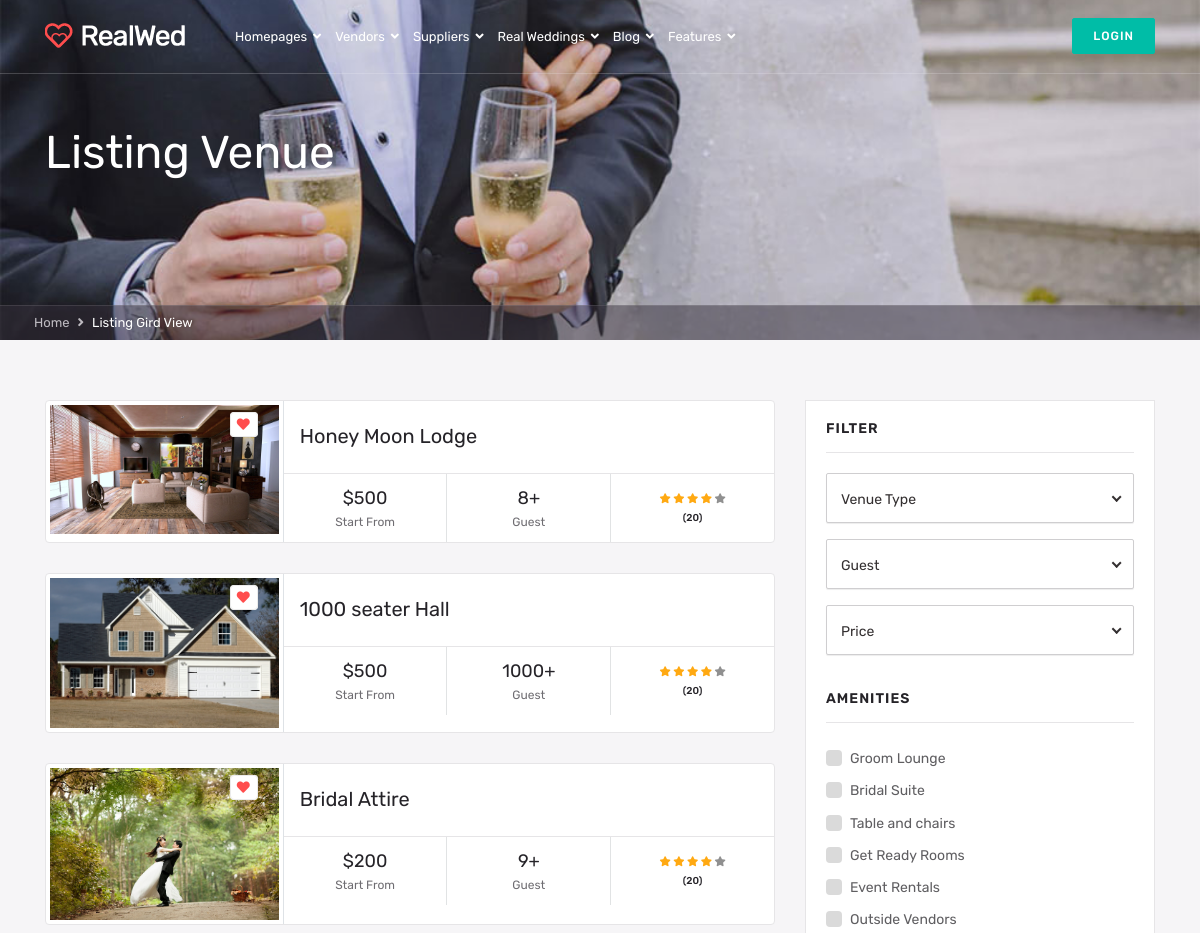
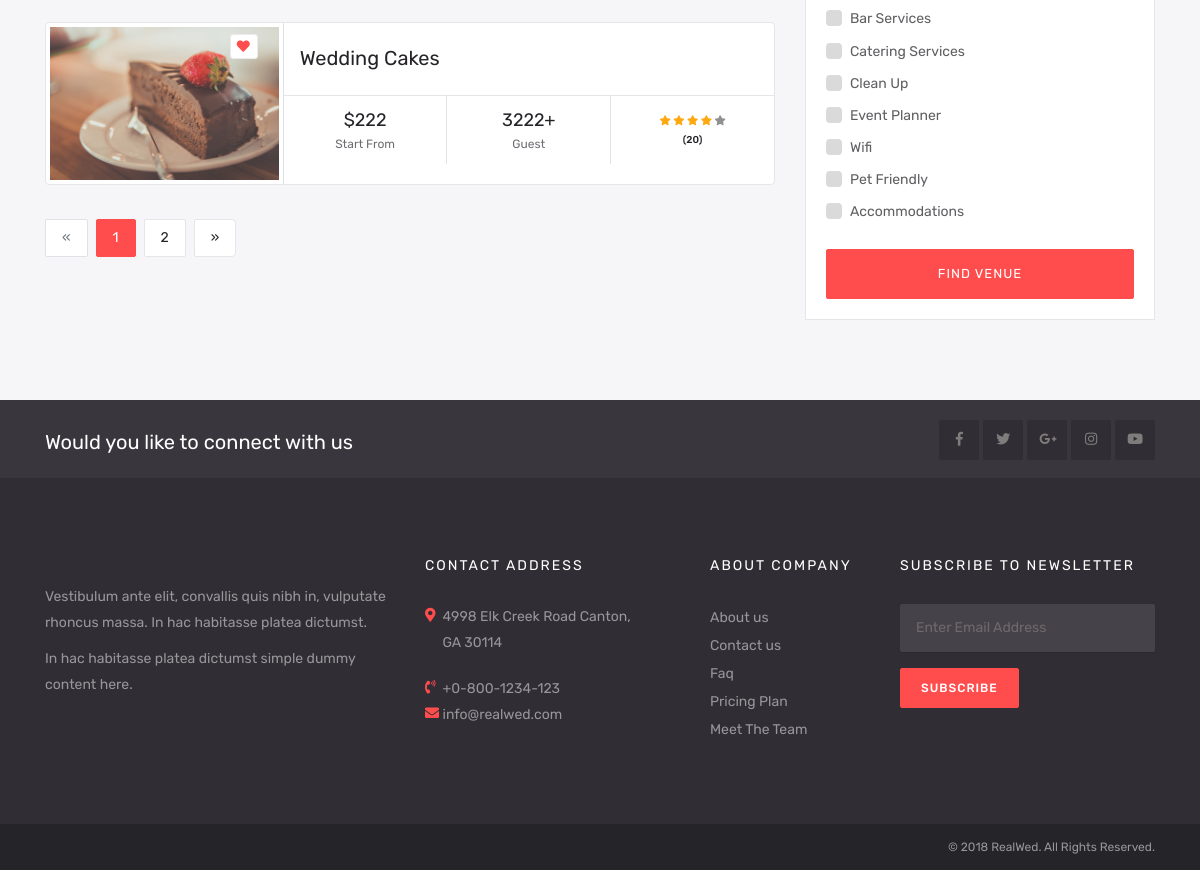
The page /listings/listings_sidebar on the database its author committed (2 pictures, top to bottom).
### listings/models.py (models this page shows, shortened)
class Listing(models.Model):
    Category = (
        (1, 'Choose'),
        (2, 'Photographer'),
        (3, 'Florist'),
        (4, 'Cake'),
        (5, 'Catering'),
        (6, 'Clothing'),
        (7, 'Dj'),
        (8, 'Venue'),
    )
    user = models.ForeignKey(User,on_delete=models.DO_NOTHING)
    title = models.CharField(max_length=200)
    category = models.IntegerField(choices=Category,default=1)
    list_description = models.TextField(blank=True)
    price = models.IntegerField()
    capacity = models.IntegerField()
    longtude = models.IntegerField()
    latitude = models.IntegerField()
    facebook = models.CharField(max_length=200)
    twitter = models.CharField(max_length=200)
    instagram = models.CharField(max_length=200)
    youtube = models.CharField(max_length=200)
    photo_main = models.ImageField(default='3.jpg',upload_to='photos/listings/')
    photo_1 = models.ImageField(upload_to='photos/listings/', blank=True)
    photo_2 = models.ImageField(upload_to='photos/listings/', blank=True)
    photo_3 = models.ImageField(upload_to='photos/listings/', blank=True)
    photo_4 = models.ImageField(upload_to='photos/listings/', blank=True)
    photo_5 = models.ImageField(upload_to='photos/listings/', blank=True)
    photo_6 = models.ImageField(upload_to='photos/listings/', blank=True)
    is_published = models.BooleanField(default=True)
    list_date = models.DateTimeField(default=datetime.now, blank=True)

### listings/views.py (the view)
# urls.py: path('listings_sidebar', views.syd, name='listings-sidebar'),
def syd(request):
    listings = Listing.objects.order_by('-list_date').filter(is_published=True)
    paginator = Paginator(listings, 4)  # Show 6 contacts per page
    page = request.GET.get('page')
    page_listings = paginator.get_page(page)
    context = {
         'listings': page_listings
    }
    return render(request, 'listings/listings_sydbar.html', context)

### templates/listings/listings_sydbar.html (shortened to what this page needs)
{% extends 'home.html' %}
{% load static %}
{% load humanize %}
{% block  content %}
    <div class="page-header" style="background-image: url('{%  static 'img/r1.jpg' %}')">
        <div class="container">
            <div class="row">
                <div class="col-xl-12 col-lg-12 col-md-12 col-sm-12 col-12 ">
                    <div class="page-caption">
                        <h1 class="page-title">Listing Venue</h1>
                    </div>
                </div>
            </div>
        </div>
        <div class="page-breadcrumb">
            <div class="container">
                <div class="row">
                    <nav aria-label="breadcrumb">
                        <ol class="breadcrumb">
                            <li class="breadcrumb-item"><a href="{% url 'index' %}" class="breadcrumb-link">Home</a></li>
                            <li class="breadcrumb-item active text-white" aria-current="page">Listing Gird View</li>
                        </ol>
                    </nav>
                </div>
            </div>
        </div>
    </div>
    <div class="content">
        <div class="container">
            <div class="row">
                <div class="col-xl-8 col-lg-8 col-md-7 col-sm-12 col-12">
                     {% if listings %}
    {% for listing in listings %}
                    <div class="vendor-thumbnail list-view">
                        <div class="row">
                            <div class="col-xl-4 col-lg-4 col-md-12 col-sm-12 col-12 border-right pr-0">
                                <div class="vendor-img">
                                    <a href="#"><div class="zoomimg"><img src="{{ listing.photo_main.url }}" alt="" class="img-fluid"></div></a>
                                    <div class="wishlist-sign"><a href="#" class="btn-wishlist"><i class="fa fa-heart"></i></a></div>
                                </div>
                            </div>
                            <div class="col-xl-8 col-lg-8 col-md-12 col-sm-12 col-12 pl-0">
                                <div class="vendor-content">
                                    <h2 class="vendor-title"><a href="#" class="title">{{ listing.title }}</a></h2>
                                </div>
                                <div class="vendor-meta m-0">
                                    <div class="vendor-meta-item vendor-meta-item-bordered">
                                        <span class="vendor-price">
                                    ${{ listing.price }}
                                        </span>
                                        <span class="vendor-text">Start From</span></div>
                                    <div class="vendor-meta-item vendor-meta-item-bordered">
                                        <span class="vendor-guest">
                                              {{ listing.capacity }}+
                                         </span>
                                        <span class="vendor-text">Guest</span>
                                    </div>
                                    <div class="vendor-meta-item vendor-meta-item-bordered">
                                        <span class="rating-star">
                                    <i class="fa fa-star rated"></i>
                                    <i class="fa fa-star rated"></i>
                                    <i class="fa fa-star rated"></i>
                                    <i class="fa fa-star rated"></i>
                                    <i class="fa fa-star rate-mute"></i>
                                    </span>
                                        <span class="rating-count vendor-text">(20)</span></div>
                                </div>
                            </div>
                        </div>
                    </div>
                      {% endfor %}
          {% else %}
          <div class="col-md-12">
              <p>NO Listings Available</p>
          </div>
          {% endif %}
                   <div class="row">
                <div class="col-xl-12 col-lg-12 col-md-12 col-sm-12 col-12">
                  <div class="row">
        <div class="col-md-12">
            {% if listings.has_other_pages %}
          <ul class="pagination">
          {% if listings.has_previous %}
              <li class="page-item ">
              <a class="page-link" href="?page={{ listings.previous_page_number }}">&laquo;</a>
            </li>
          {% else %}
              <li class="page-item disabled">
              <a class="page-link">&laquo;</a>
            </li>
              {% endif %}
        {%  for i in listings.paginator.page_range %}
          {% if listings.number == i %}
              <li class="page-item active">
               <a class="page-link" >{{ i }}</a>
            </li>
              {% else %}
  <li class="page-item">
              <a class="page-link" href="?=page{{ i }}">{{ i }}</a>
            </li>
    {% endif %}
      {% endfor %}
{% if listings.has_next %}
              <li class="page-item ">
              <a class="page-link" href="?page={{ listings.next_page_number }}">&raquo;</a>
            </li>
{% else %}
              <li class="page-item disabled">
              <a class="page-link" href="#">&raquo;</a>
            </li>
              {% endif %}
          </ul>
            {% endif %}
        </div>
      </div>
                </div>
            </div>
                </div>
                <div class="col-xl-4 col-lg-4 col-md-5 col-sm-12 col-12">
                    <div class="filter-form">
                             <form class="form-row">
                            <div class="col-xl-12 col-lg-12 col-md-12 col-sm-12 col-12">
                                <h3 class="widget-title">filter</h3>
                            </div>
                            <div class="col-xl-12 col-lg-12 col-md-12 col-sm-12 col-12">
                            </div>
                            <div class="col-xl-12 col-lg-12 col-md-12 col-sm-12 col-12">
                            </div>
                            <div class="col-xl-12 col-lg-12 col-md-12 col-sm-12 col-12">
                            </div>
                            <div class="col-xl-12 col-lg-12 col-md-12 col-sm-12 col-12 mb20">
                                <div class="aminities">
                                    <h3 class="widget-title"> Amenities</h3>
                                    <div class="custom-control custom-checkbox">
                                        <label class="custom-control-label" for="customCheck1"> Groom Lounge</label>
                                    </div>
                                    <div class="custom-control custom-checkbox">
                                        <label class="custom-control-label" for="customCheck2"> Bridal Suite</label>
                                    </div>
                                    <div class="custom-control custom-checkbox">
                                        <label class="custom-control-label" for="customCheck3">Table and chairs</label>
                                    </div>
                                    <div class="custom-control custom-checkbox">
                                        <label class="custom-control-label" for="customCheck4"> Get Ready Rooms</label>
                                    </div>
                                    <div class="custom-control custom-checkbox">
                                        <label class="custom-control-label" for="customCheck5">Event Rentals</label>
                                    </div>
                                    <div class="custom-control custom-checkbox">
                                        <label class="custom-control-label" for="customCheck6">Outside Vendors</label>
                                    </div>
                                    <div class="custom-control custom-checkbox">
                                        <label class="custom-control-label" for="customCheck7"> Bar Services</label>
                                    </div>
                                    <div class="custom-control custom-checkbox">
                                        <label class="custom-control-label" for="customCheck8"> Catering Services</label>
                                    </div>
                                    <div class="custom-control custom-checkbox">
                                        <label class="custom-control-label" for="customCheck9"> Clean Up</label>
                                    </div>
                                    <div class="custom-control custom-checkbox">
                                        <label class="custom-control-label" for="customCheck10">Event Planner</label>
                                    </div>
                                    <div class="custom-control custom-checkbox">
                                        <label class="custom-control-label" for="customCheck11">Wifi</label>
                                    </div>
                                    <div class="custom-control custom-checkbox">
                                        <label class="custom-control-label" for="customCheck12">Pet Friendly</label>
                                    </div>
                                    <div class="custom-control custom-checkbox">
                                        <label class="custom-control-label" for="customCheck13">Accommodations</label>
                                    </div>
                                </div>
                            </div>
                            <div class="col-xl-12 col-lg-12 col-md-12 col-sm-12 col-12">
                                <button class="btn btn-default btn-block" type="submit">Find Venue</button>
                            </div>
                        </form>
                    </div>
                </div>
            </div>
        </div>
    </div>
    <div class="social-media-block">
        <div class="container">
            <div class="row">
                <div class="col-xl-7 col-lg-7 col-md-6 col-sm-12 col-12">
                    <h3 class="text-white mb0 mt10">Would you like to connect with us</h3>
                </div>
                <div class="col-xl-5 col-lg-5 col-md-6 col-sm-12 col-12 text-right">
                    <div class="social-icons">
                        <a href="#" class="icon-square"><i class="fab fa-facebook-f"></i></a>
                        <a href="#" class="icon-square"><i class="fab fa-twitter"></i> </a>
                        <a href="#" class="icon-square"><i class="fab fa-google-plus-g"></i></a>
                        <a href="#" class="icon-square"><i class="fab fa-instagram"></i></a>
                        <a href="#" class="icon-square"><i class="fab fa-youtube"></i></a>
                    </div>
                </div>
            </div>
        </div>
    </div>
{% endblock %}

### rows shown on the page
Listing: photo_main (picture), title "Honey Moon Lodge", price "500", capacity "8"
Listing: photo_main (picture), title "1000 seater Hall", price "500", capacity "1000"
Listing: photo_main (picture), title "Bridal Attire", price "200", capacity "9"
Listing: photo_main (picture), title "Wedding Cakes", price "222", capacity "3222"

### other values the page prints
{{ i }} "1"
{{ i }} "2"
